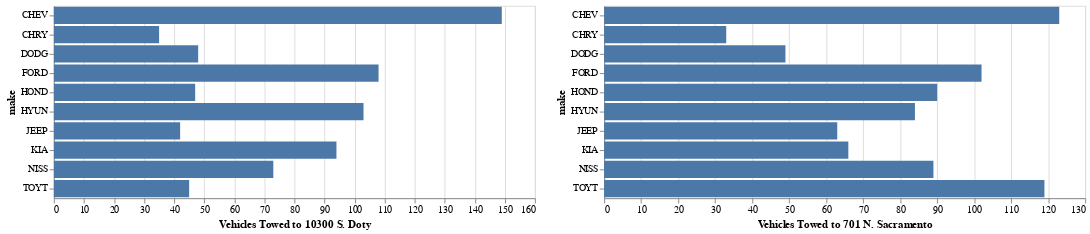

Notebook source saved alongside this figure:
### Markdown cell above
# Horizontally concancenated bar charts showing makes towed to two different impound lots
These two bar charts show two popular impound lots, and the top 10 most common makes that are towed to each lot. Makes were limited to the top 10 for visibility purposes.

### Code cell
make_counts = df['make'].value_counts() # make a count of all the makes
make_keep = make_counts[make_counts >= 60].index # specify that we are keeping only makes that have 60 vehicles and over, to reduce visualization cluttering
df_makes = df[df['make'].isin(make_keep)] # creates a new dataframe with makes that have a count of 60 and over

spec = {
  "$schema": "https://vega.github.io/schema/vega-lite/v5.json",
  "data": {
    "values": df_makes.to_csv(),
    "format": {
      "type": "csv"
    }
  },
  "hconcat": [
    {
      "transform": [{"filter": "datum.towed_to_address == '10300 S. Doty'"}],
      "width": 500,
      "mark": {"type": "bar", "tooltip": True},
      "encoding": {
        "y": {"type": "nominal","field": "make"},
        "x": {"aggregate": "count",
          "axis": {
            "title": "Vehicles Towed to 10300 S. Doty"
          }
        }
      }
    },
    {
      "transform": [{"filter": "datum.towed_to_address == '701 N. Sacramento'"}],
      "width": 500,
      "mark": {"type": "bar", "tooltip": True},
      "encoding": {
        "y": {"type": "nominal","field": "make"},
        "x": {"aggregate": "count",
          "axis": {
            "title": "Vehicles Towed to 701 N. Sacramento"
          }
        }
      }
    }
  ]
}


display(alt.display.html_renderer(spec), raw=True)
